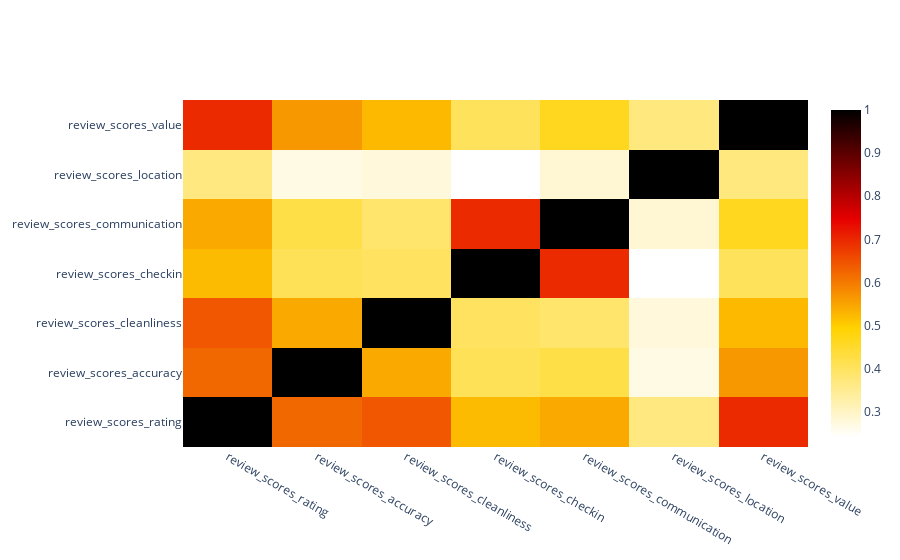

Notebook cell for this chart:
### Markdown cell above
# Interactive correlation heatmap
We can check the exact value of the correlation coefficient by hovering the mouse over each of the boxes

### Code cell
# Check correlation between the variables using heatmap
# We concat all the essential variable together under a new variable "a"
y = pd.DataFrame(listingdata2["review_scores_rating"])
X = pd.DataFrame(listingdata2[["review_scores_accuracy", "review_scores_cleanliness", "review_scores_checkin","review_scores_communication","review_scores_location","review_scores_value"]])
a = pd.concat([y, X], axis = 1, join_axes = [y.index])

# Heatmap of the Correlation Matrix using the single new variable "a"
trace = go.Heatmap(z = a.corr(), 
                   x = a.columns, 
                   y = a.columns, 
                   colorscale = 'Hot',
                   reversescale = True)
data=[trace]
py.iplot(data, filename='labelled-heatmap')

### Figure 1 — Plotly figure (JSON) as saved in the notebook; plotly's stock layout.template omitted (floating-point values rounded to 4 significant figures)
{"data": [{"colorscale": [[0, "rgb(0,0,0)"], [0.3333, "rgb(230,0,0)"], [0.6667, "rgb(255,210,0)"], [1, "rgb(255,255,255)"]], "reversescale": true, "type": "heatmap", "x": ["review_scores_rating", "review_scores_accuracy", "review_scores_cleanliness", "review_scores_checkin", "review_scores_communication", "review_scores_location", "review_scores_value"], "y": ["review_scores_rating", "review_scores_accuracy", "review_scores_cleanliness", "review_scores_checkin", "review_scores_communication", "review_scores_location", "review_scores_value"], "z": [[1, 0.6224, 0.6424, 0.5219, 0.5436, 0.3687, 0.6963], [0.6224, 1, 0.5442, 0.4072, 0.4238, 0.2682, 0.564], [0.6424, 0.5442, 1, 0.3986, 0.3883, 0.2784, 0.5242], [0.5219, 0.4072, 0.3986, 1, 0.6963, 0.2414, 0.4032], [0.5436, 0.4238, 0.3883, 0.6963, 1, 0.285, 0.4642], [0.3687, 0.2682, 0.2784, 0.2414, 0.285, 1, 0.3697], [0.6963, 0.564, 0.5242, 0.4032, 0.4642, 0.3697, 1]]}], "layout": {}}
